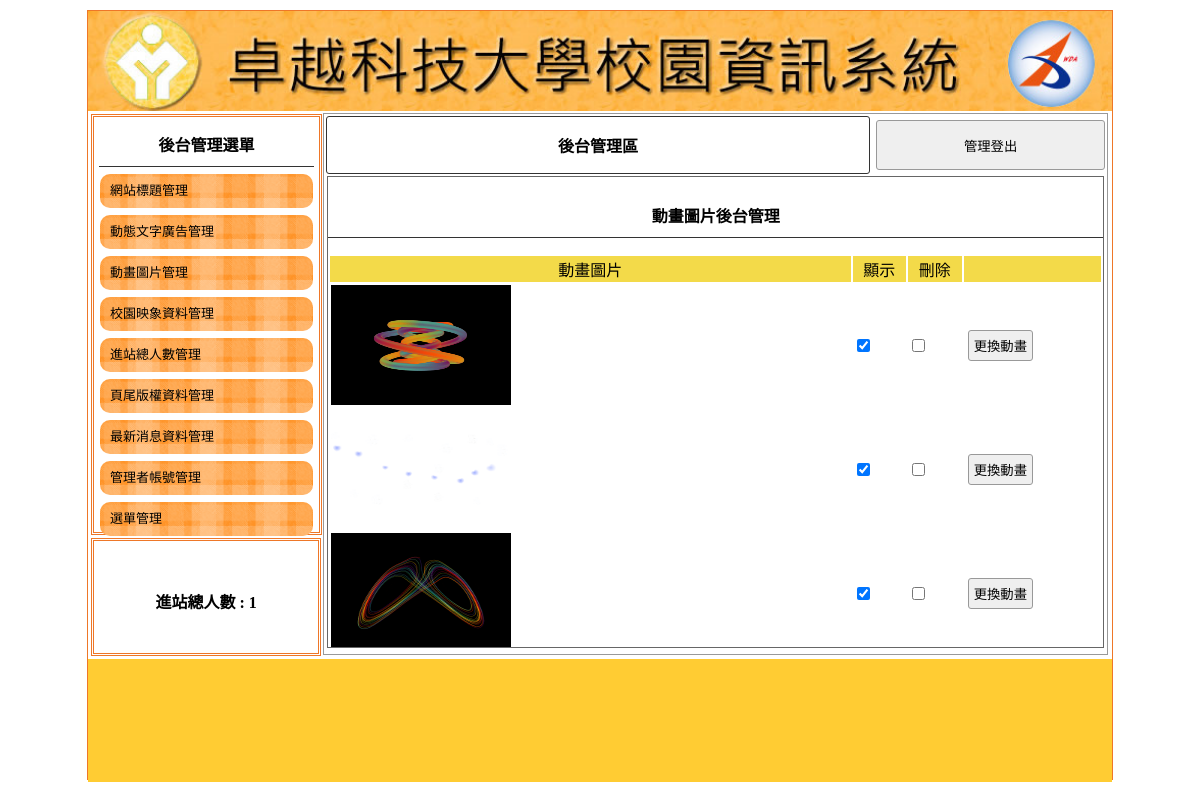
The page /back.php?do=mvim on the database its author committed.
### tables this page shows
CREATE TABLE `title` (
  `id` int(10) UNSIGNED NOT NULL,
  `text` text NOT NULL,
  `img` text NOT NULL,
  `sh` int(1) UNSIGNED NOT NULL
);

CREATE TABLE `mvim` (
  `id` int(10) UNSIGNED NOT NULL,
  `img` text NOT NULL,
  `sh` int(1) UNSIGNED NOT NULL
);

### api/db.php (called while the page is built, shortened)
<?php
class DB
{
    protected $dsn = "mysql:host=localhost;charset=utf8;dbname=db11";
    protected $pdo;
    protected $table;
    function __construct($table)
    {
        $this->table = $table;
        $this->pdo = new PDO($this->dsn, 'root', '');
    }
    function all(...$arg)
    {
        $sql = " SELECT * FROM `$this->table` ";
        return $this->pdo->query($sql)->fetchAll(PDO::FETCH_ASSOC);
    }
    function find($id)
    {
        $sql = " SELECT * FROM `$this->table` ";
        if (is_array($id)) {
            $where = $this->array2sql($id);
            $sql .= " WHERE " . join(" AND ", $where);
        } else {
            $sql .= " WHERE `id`='$id' ";
        }
        return $this->pdo->query($sql)->fetch(PDO::FETCH_ASSOC);
    }
    private function array2sql($array){
        $tmp=[];
        foreach($array as $key => $value){
            $tmp[]="`$key`='$value'";
        }
        return $tmp;
    }
}
$Title=new DB('title');
$Mvim=new DB('mvim');

### back/mvim.php (the view, shortened to what this page needs)
<div style="width:99%; height:87%; margin:auto; overflow:auto; border:#666 1px solid;">
    <p class="t cent botli">動畫圖片後台管理</p>
    <form method="post" target="" action="./api/edit.php?table=<?= $do; ?>">
        <table width="100%">
            <tbody>
                <tr class="yel">
                    <td width="68%">動畫圖片</td>
                    <td width="7%">顯示</td>
                    <td width="7%">刪除</td>
                    <td></td>
                </tr>
                <?php
                $rows = $Mvim->all();
                foreach ($rows as $row):
                ?>
                    <tr>
                        <td width="68%">
                            <img src="./upload/<?= $row['img']; ?>" style="width: 180px; height: 120px;">
                        </td>
                        <td width="7%">
                            <input type="checkbox" name="sh[]" value="<?= $row['id']; ?>" <?= ($row['sh'] == 1) ? "checked" : ""; ?>>
                        </td>
                        <td width="7%">
                            <input type="checkbox" name="del[]" value="<?= $row['id']; ?>">
                        </td>
                        <td>
                            <input type="button" value="更換動畫" onclick="op('#cover','#cvr','./modal/update.php?table=<?= $do; ?>&id=<?= $row['id']; ?>')">
                        </td>
                    </tr>
                <?php
                endforeach;
                ?>
            </tbody>
        </table>
    </form>
</div>

### back.php (shortened to what this page needs)
<?php
include_once "./api/db.php";
?>
<!DOCTYPE html PUBLIC "-//W3C//DTD XHTML 1.0 Transitional//EN" "http://www.w3.org/TR/xhtml1/DTD/xhtml1-transitional.dtd">
<html xmlns="http://www.w3.org/1999/xhtml">
<head>
	<link href="./css/css.css" rel="stylesheet" type="text/css">
</head>
<body>
	<div id="main">
		<?php
		$title=$Title->find(['sh'=>1]);
		?>
		<a title="<?= $title['text']; ?>" href="index.php">
			<div class="ti" style="background:url('upload/<?= $title['img']; ?>'); background-size:cover;"></div>
		</a>
		<div id="ms">
			<div id="lf" style="float:left;">
				<div id="menuput" class="dbor">
					<span class="t botli">後台管理選單</span>
					<a style="color:#000; font-size:13px; text-decoration:none;" href="?do=title">
						<div class="mainmu">
							網站標題管理 </div>
					</a>
					<a style="color:#000; font-size:13px; text-decoration:none;" href="?do=ad">
						<div class="mainmu">
							動態文字廣告管理 </div>
					</a>
					<a style="color:#000; font-size:13px; text-decoration:none;" href="?do=mvim">
						<div class="mainmu">
							動畫圖片管理 </div>
					</a>
					<a style="color:#000; font-size:13px; text-decoration:none;" href="?do=image">
						<div class="mainmu">
							校園映象資料管理 </div>
					</a>
					<a style="color:#000; font-size:13px; text-decoration:none;" href="?do=total">
						<div class="mainmu">
							進站總人數管理 </div>
					</a>
					<a style="color:#000; font-size:13px; text-decoration:none;" href="?do=bottom">
						<div class="mainmu">
							頁尾版權資料管理 </div>
					</a>
					<a style="color:#000; font-size:13px; text-decoration:none;" href="?do=news">
						<div class="mainmu">
							最新消息資料管理 </div>
					</a>
					<a style="color:#000; font-size:13px; text-decoration:none;" href="?do=admin">
						<div class="mainmu">
							管理者帳號管理 </div>
					</a>
					<a style="color:#000; font-size:13px; text-decoration:none;" href="?do=menu">
						<div class="mainmu">
							選單管理 </div>
					</a>
				</div>
				<div class="dbor" style="margin:3px; width:95%; height:20%; line-height:100px;">
					<span class="t">進站總人數 :
						1 </span>
				</div>
			</div>
			<div class="di" style="height:540px; border:#999 1px solid; width:76.5%; margin:2px 0px 0px 0px; float:left; position:relative; left:20px;">
				<table width="100%">
					<tbody>
						<tr>
							<td style="width:70%;font-weight:800; border:#333 1px solid; border-radius:3px;" class="cent"><a href="?do=admin" style="color:#000; text-decoration:none;">後台管理區</a></td>
							<td><button onclick="document.cookie='user=';location.replace('?')" style="width:99%; margin-right:2px; height:50px;">管理登出</button></td>
						</tr>
					</tbody>
				</table>
				<?php
				$do = $_GET['do'] ?? 'title';
				$file = "./back/" . $do . ".php";
				if (file_exists($file)) {
					include $file;
				} else {
					include "./back/title.php";
				}
				?>
			</div>
		</div>
		<div style="width:1024px; left:0px; position:relative; background:#FC3; margin-top:4px; height:123px; display:block;">
			<span class="t" style="line-height:123px;"></span>
		</div>
	</div>
</body>
</html>

### css/css.css (style rules this page uses)
body { padding: 0px; margin: 0px; }
#main { width: 1024px; height: 768px; margin: 10px auto 10px auto; border: #EE7728 1px solid; position: relative; }
.ti { width: 100%; height: 100px; position: relative; background-size: cover; background-repeat: no-repeat; }
.dbor { border: #EE7728 double 3px; margin: 1px; padding: 2px 10px 2px 10px; }
.t { font-weight: 800; display: block; text-align: center; padding: 10px 1px 10px 1px; }
.botli { border-bottom: #333 1px solid; }
.mainmu { position: relative; border-radius: 10px; background: url(../icon/menu.fw.png) center no-repeat; background-size: cover; line-height: 30px; padding: 2px 10px 2px 10px; margin: 7px 1px 7px 1px; }
#lf { height: 540px; width: 21%; display: inline-block; }
#menuput { width: 100%; height: 75%; position: relative; padding: 5px; display: block; margin: 3px; }
.di { display: inline-block; }
.cent { text-align: center; }
input, button { border: #999 1px solid; border-radius: 3px; background: #EFEFEF; padding: 5px; margin: 3px; }
.yel td { background: #F3DA49; text-align: center; }

### rows shown on the page
title: img (picture)
mvim: img (picture), sh "☑"
mvim: img (picture), sh "☑"
mvim: img (picture), sh "☑"
